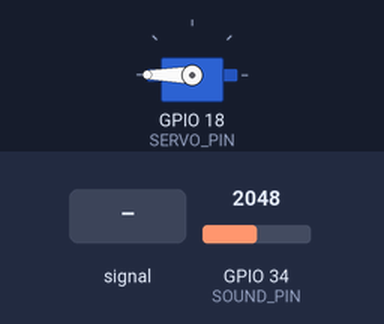
This sketch was run on a simulated ESP32. Parts: servo. The inputs (shaded band) are chosen by the test bench; at power-on: GPIO 34 (SOUND_PIN) = 2048. WiFi joins after 1.5 s; servers stay silent unless stated; uploads are accepted with an empty reply; what the sketch prints to the serial monitor is not drawn.

Above: at 2.7 s.
2.8 s: GPIO 34 (SOUND_PIN) set to 1528
8.4 s: GPIO 34 (SOUND_PIN) set to 1446
At 9.2 s:
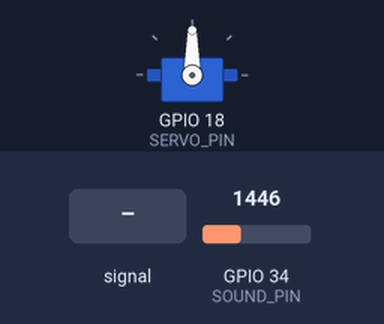
14.0 s: GPIO 34 (SOUND_PIN) fed a 200 Hz sine of ±327 counts around its level
At 14.9 s:
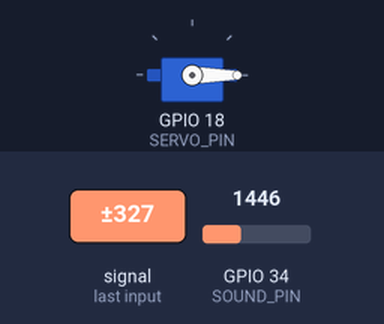
22.0 s: GPIO 34 (SOUND_PIN) set to 1228
At 22.7 s:
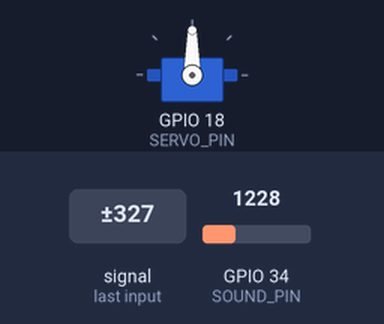
27.6 s: GPIO 34 (SOUND_PIN) set to 1540
At 28.1 s:
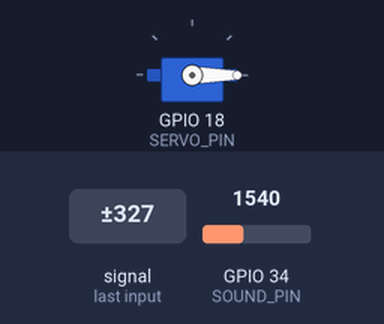
Timing chart, 0 to 38.8 s (numbered marks = the images above; inputs shaded):
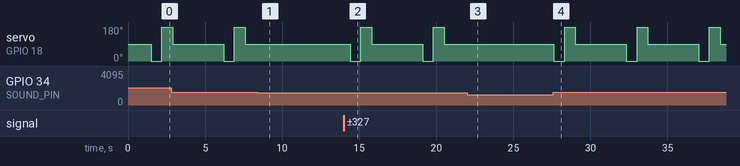

The sketch:

sketch_apr23a.ino
```cpp
#include <WiFi.h>
#include <HTTPClient.h>
#include <ESP32Servo.h>

Servo myServo;

// ================= PINS =================

#define SOUND_PIN 34
#define SERVO_PIN 18

// ================= WIFI =================

// CHANGE THESE
const char* ssid = "Adam wahid";
const char* password = "adamwahidd";

// ================= SERVER =================

// CHANGE THIS TO YOUR LAPTOP IP
const char* serverURL =
  "http://172.20.10.10:5000/api/sound";

// ================= SETTINGS =================

// Adjust after testing sensor values
int threshold = 1500;

void setup() {

  Serial.begin(115200);

  Serial.println("\n===== ESP32 START =====");

  // ================= SERVO =================

  myServo.attach(SERVO_PIN);

  // middle position
  myServo.write(90);

  Serial.println("Servo Ready");

  // ================= WIFI =================

  connectWiFi();
}

void loop() {

  int sound = analogRead(SOUND_PIN);

  Serial.print("Sound Level: ");
  Serial.println(sound);

  // ================= SOUND DETECTED =================

  if (sound > threshold) {

    Serial.println("🔊 SOUND DETECTED!");

    // rock cradle
    myServo.write(0);
    delay(700);

    myServo.write(180);
    delay(700);

    myServo.write(90);

    // send data to backend
    sendToFlask(sound);

    // avoid spam
    delay(3000);
  }

  delay(100);
}

// =====================================================
// WIFI CONNECTION
// =====================================================

void connectWiFi() {

  Serial.println("\nConnecting to WiFi...");

  WiFi.mode(WIFI_STA);

  WiFi.begin(ssid, password);

  int tries = 0;

  while (WiFi.status() != WL_CONNECTED) {

    delay(500);

    Serial.print(".");

    tries++;

    if (tries > 40) {

      Serial.println("\n❌ WIFI CONNECTION FAILED");

      return;
    }
  }

  Serial.println("\n✅ WIFI CONNECTED!");

  Serial.print("ESP32 IP: ");

  Serial.println(WiFi.localIP());
}

// =====================================================
// SEND TO FLASK
// =====================================================

void sendToFlask(int value) {

  if (WiFi.status() != WL_CONNECTED) {

    Serial.println("❌ WiFi Disconnected");

    return;
  }

  HTTPClient http;

  Serial.println("Connecting to Flask...");

  http.begin(serverURL);

  http.addHeader(
    "Content-Type",
    "application/x-www-form-urlencoded"
  );

  String data = "sound=" + String(value);

  Serial.print("Sending Data: ");
  Serial.println(data);

  int responseCode = http.POST(data);

  Serial.print("HTTP Response Code: ");
  Serial.println(responseCode);

  if (responseCode > 0) {

    String response = http.getString();

    Serial.print("Server Response: ");
    Serial.println(response);

  } else {

    Serial.println("❌ Failed to send request");
  }

  http.end();
}
```

Measured:
- the behaviour switches between 1501 and 1500 on GPIO 34 (SOUND_PIN) (found by bisection; images 0 and 1)
- after the input at 8.4 s, servo on GPIO 18 (SERVO_PIN): stays 90° (without the input it goes to 0° after 2.5 s)
- after the input at 14.0 s, servo on GPIO 18 (SERVO_PIN): 90° → 0° after 0.42 s, → 180° 0.70 s later, → 90° 0.70 s later, → 0° 3.3 s later, … (6 changes in this stretch)
- after the input at 22.0 s, servo on GPIO 18 (SERVO_PIN): stays 90° (without the input it goes to 0° after 3.0 s)
- after the input at 27.6 s, servo on GPIO 18 (SERVO_PIN): 90° → 0° at once, then repeats every 4.7 s: 180° 0.70 s, 90° 3.3 s, 0° 0.70 s
